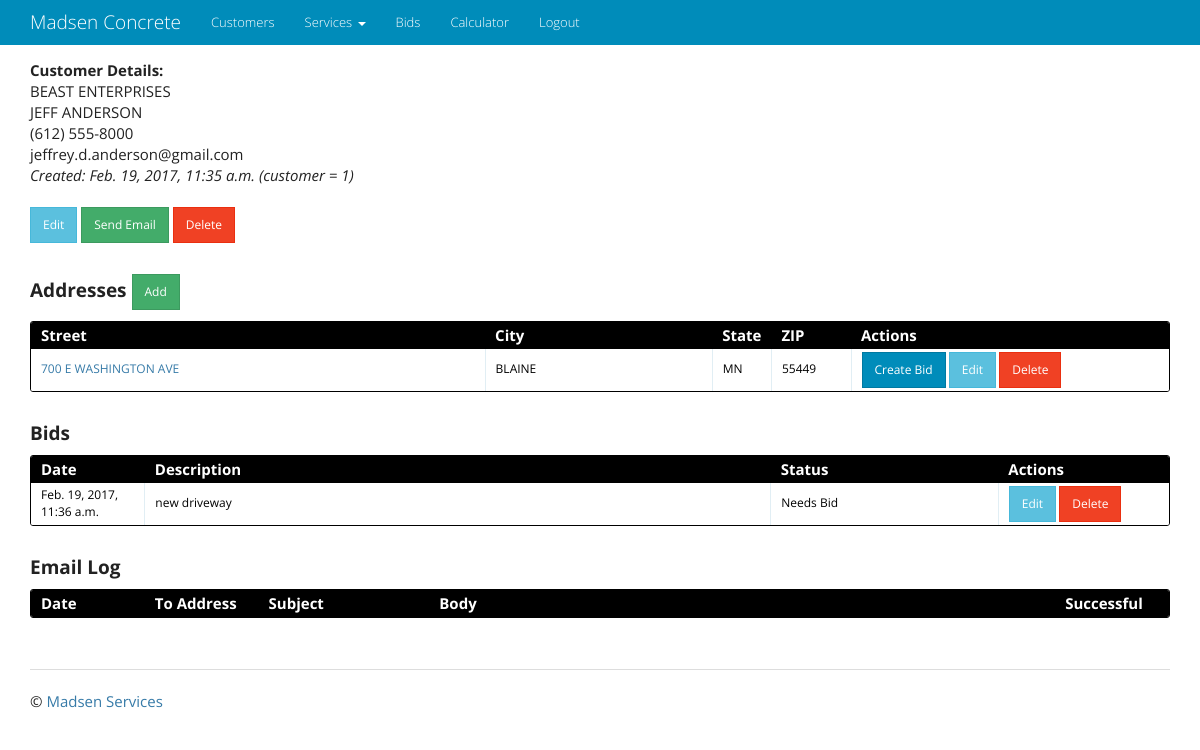
/customer/1/ (signed in), run on an earlier commit of the app's database.
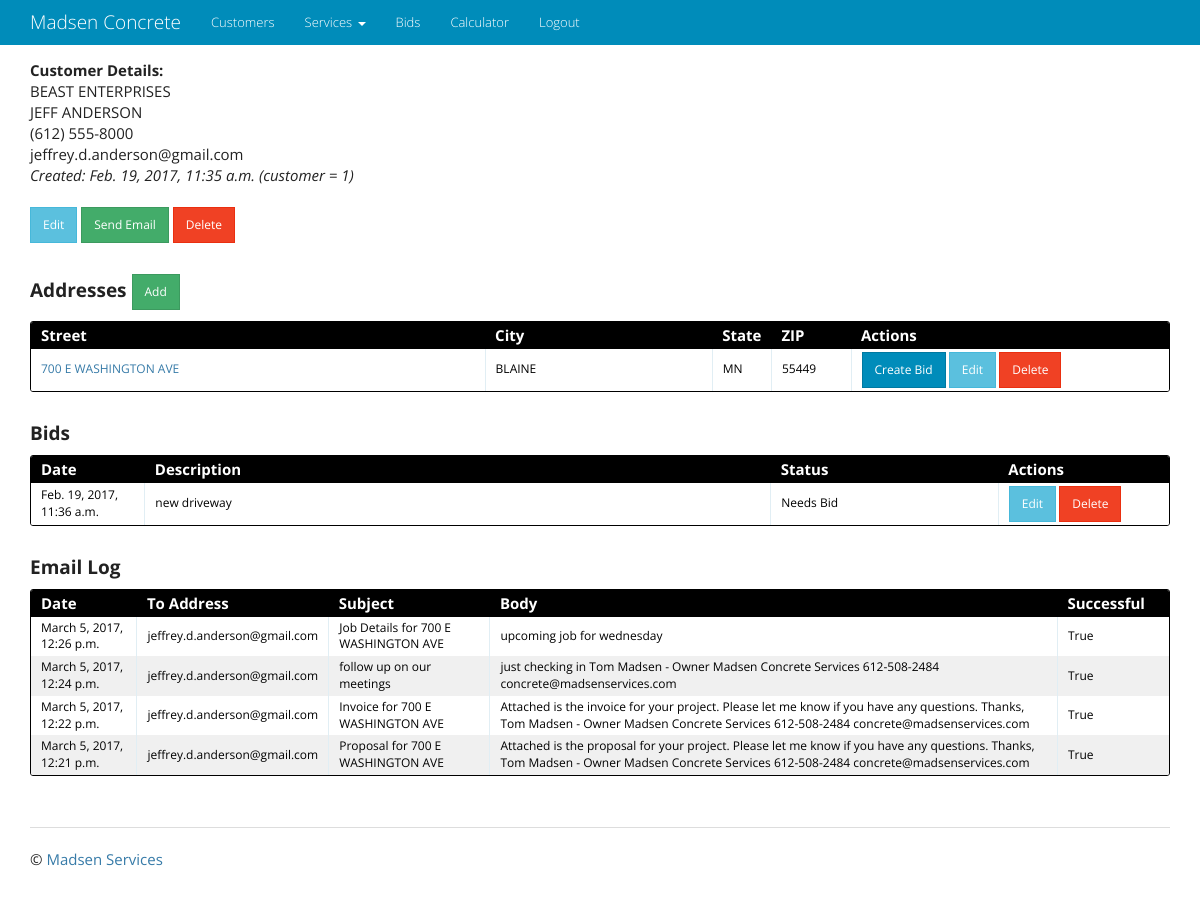
And on a later commit of the database.
### address/models.py (models this page shows, shortened)
class Address(models.Model):
    street = models.CharField(max_length=128, blank=True, help_text="Enter the street address")
    city = models.CharField(max_length=50, blank=True, help_text="Enter the city")
    state = models.CharField(max_length=2, blank=True, help_text="Enter the 2 digit state abbreviation")
    zip = models.CharField(max_length=5, blank=True, help_text="Enter the 5 digit zipcode")
    customer = models.ForeignKey('customer.Customer', on_delete=models.CASCADE)
    class Meta:
        verbose_name_plural = 'Addresses'

### bid/models.py (models this page shows, shortened)
class Bid(models.Model):
    description = models.CharField(max_length=2000)
    notes = models.CharField(max_length=2000, blank=True)
    timestamp = models.DateTimeField(auto_now_add=True)
    customer = models.ForeignKey('customer.Customer', on_delete=models.CASCADE)
    address = models.ForeignKey('address.Address')
    scheduled_bid_date = models.DateTimeField(null=True, blank=True)
    tentative_start = models.DateField(null=True, blank=True)
    actual_start = models.DateField(null=True, blank=True)
    completion_date = models.DateField(null=True, blank=True)
    custom_down_payment = models.FloatField(null=True, blank=True,
                                            verbose_name='Custom Down Payment: Blank means default down payment. '
                                                         'Enter -1 for no down payment or any other value for custom '
                                                         'down payment')
    status = models.CharField(max_length=2000, choices=BID_STATUS, default='Needs Bid')
    billto_name = models.CharField(max_length=100, blank=True, verbose_name='Alternative Bill To Name')
    billto_street = models.CharField(max_length=100, blank=True, verbose_name='Alternative Bill To Street')
    billto_city_st_zip = models.CharField(max_length=100, blank=True, verbose_name="Alternative Bill To City, ST, ZIP")
    billto_telephone = models.CharField(max_length=10, blank=True, verbose_name="Alternative Bill To Telephone Number")
    class Meta:
        verbose_name_plural = 'Bids'
    def get_absolute_url(self):
        return reverse('bid_app:bid_detail', kwargs={'pk': self.id})

### send_email/models.py (models this page shows, shortened)
class EmailLog(models.Model):
    timestamp = models.DateTimeField(auto_now_add=True)
    to_address = models.CharField(max_length=50)
    subject = models.CharField(max_length=200)
    body = models.CharField(max_length=2000)
    successful = models.BooleanField()
    customer = models.ForeignKey('customer.Customer', on_delete=models.CASCADE)
    class Meta:
        ordering = ['-timestamp']

### customer/views.py (the view)
# urls.py: url(r'^(?P<pk>\d+)/$', CustomerDetail.as_view(), name='customer_detail'),
class CustomerDetail(LoginRequiredMixin, DetailView):
    model = Customer
    def get_context_data(self, **kwargs):
        context = super(CustomerDetail, self).get_context_data(**kwargs)
        context['addresses'] = Address.objects.filter(customer_id=self.kwargs['pk'])
        context['bids'] = Bid.objects.filter(customer_id=self.kwargs['pk'])
        context['emails'] = EmailLog.objects.filter(customer_id=self.kwargs['pk'])
        return context

### customer/templatetags/format_telephone.py (called while the page is built)
@register.filter
def format_telephone(value):
    if len(value) == 10:
        value = "({}) {}-{}".format(value[:3], value[3:6], value[6:])
    return value

### customer/templatetags/urlify.py (called while the page is built)
@register.filter
def urlify(value):
    value = quote_plus(value)
    return value

### templates/customer/customer_detail.html
{% extends "base.html" %}
{% load urlify %}
{% load format_telephone %}
{% block content %}
<strong>Customer Details:</strong><br>
{% if customer.company_name %}{{ customer.company_name }}<br>{% endif %}
{{ object.first_name }} {{ object.last_name }}<br>
{{ object.telephone|format_telephone }}<br>
{{ object.email }}<br>
<em>Created: {{ object.created_date }} (customer = {{ object.pk }})</em><br><br>
<a href="{% url 'customer_app:customer_update' pk=object.pk %}" class="btn btn-sm btn-info"
   role="button">Edit</a>
<a href="{% url 'send_email_app:general_email_create' customer_id=object.pk %}"
   class="btn btn-sm btn-success" role="button">Send Email</a>
<a href="{% url 'customer_app:customer_delete' pk=object.pk %}" class="btn btn-sm btn-danger"
   role="button">Delete</a>
<div class="entries">
  <h4><br><strong>Addresses </strong><a href="{% url 'address_app:address_create' customer=object.pk %}"
                                    class="btn btn-sm btn-success" role="button">Add</a></h4>
  <div class="datagrid">
    <table>
      <thead>
        <tr>
          <th width="40%"><strong>Street</strong></th>
          <th width="20%"><strong>City</strong></th>
          <th width="5%"><strong>State</strong></th>
          <th width="7%"><strong>ZIP</strong></th>
          <th width="28%"><strong>Actions</strong></th>
        </tr>
      </thead>
      {% for address in addresses %}
        <tr style="{% cycle 'background: white' 'background: #F0F0F0' %}">
            <td>
                <a href="https://www.google.com/maps/place/{{ address.street|urlify|add:'+'|add:address.zip }}"
                   target="_blank">{{ address.street }}</a></td>
            <td>{{ address.city }}</td>
            <td>{{ address.state}}</td>
            <td>{{ address.zip}}</td>
            <td>
                <a href="{% url 'bid_app:bid_create' address=address.pk %}" class="btn btn-sm btn-primary">Create Bid</a>
                <a href="{% url 'address_app:address_update' pk=address.pk %}" class="btn btn-sm btn-info">Edit</a>
                <a href="{% url 'address_app:address_delete' pk=address.pk %}" class="btn btn-sm btn-danger">Delete</a>
            </td>
        </tr>
      {% endfor %}
    </table>
  </div>
</div>
<br>
<div class="entries">
  <h4><strong>Bids</strong></h4>
  <div class="datagrid">
    <table>
      <thead>
        <tr>
          <th width="10%"><strong>Date</strong></th>
          <th width="55%"><strong>Description</strong></th>
          <th width="20%"><strong>Status</strong></th>
          <th width="15%"><strong>Actions</strong></th>
        </tr>
      </thead>
      {% for bid in bids %}
      <tr style="{% cycle 'background: white' 'background: #F0F0F0' %}">
          <td>{{ bid.timestamp }}</td>
          <td>{{ bid.description }}</a></td>
          <td>{{ bid.status }}</td>
          <td>
              <a href="{{ bid.get_absolute_url }}" class="btn btn-sm btn-info">Edit</a>
              <a href="{% url 'bid_app:bid_delete' pk=bid.pk %}" class="btn btn-sm btn-danger">Delete</a>
          </td>
      </tr>
      {% endfor %}
    </table>
  </div>
</div>
<br>
<div class="entries">
  <h4><strong>Email Log</strong></h4>
  <div class="datagrid">
    <table>
      <thead>
        <tr>
          <th width="10%"><strong>Date</strong></th>
          <th width="10%"><strong>To Address</strong></th>
          <th width="15%"><strong>Subject</strong></th>
          <th width="55%"><strong>Body</strong></th>
          <th width="10%"><strong>Successful</strong></th>
        </tr>
      </thead>
      {% for email in emails %}
      <tr style="{% cycle 'background: white' 'background: #F0F0F0' %}">
          <td>{{ email.timestamp }}</td>
          <td>{{ email.to_address }}</td>
          <td>{{ email.subject }}</a></td>
          <td>{{ email.body }}</td>
          {% if not email.successful %}<td style="color:red">{% else %}<td>{% endif %}{{ email.successful }}</td>
      </tr>
      {% endfor %}
    </table>
  </div>
</div>
{% endblock content %}

What changed in the data, as far as the page shows it:
added EmailLog: timestamp "March 5, 2017, 12:26 p.m.", to_address "jeffrey.d.anderson@gmail.com", subject "Job Details for 700 E WASHINGTON AVE", body "upcoming job for wednesday", successful "True"
added EmailLog: timestamp "March 5, 2017, 12:24 p.m.", to_address "jeffrey.d.anderson@gmail.com", subject "follow up on our meetings", body "just checking in Tom Madsen - Owner Madsen Concrete Services 612-508-2484 concrete@madsenservices.com", successful "True"
added EmailLog: timestamp "March 5, 2017, 12:22 p.m.", to_address "jeffrey.d.anderson@gmail.com", subject "Invoice for 700 E WASHINGTON AVE", body "Attached is the invoice for your project. Please let me know if you have any questions. Thanks, Tom Madsen - Owner Madsen Concrete Services 612-508-2484 concrete@madsenservices.com", successful "True"
added EmailLog: timestamp "March 5, 2017, 12:21 p.m.", to_address "jeffrey.d.anderson@gmail.com", subject "Proposal for 700 E WASHINGTON AVE", body "Attached is the proposal for your project. Please let me know if you have any questions. Thanks, Tom Madsen - Owner Madsen Concrete Services 612-508-2484 concrete@madsenservices.com", successful "True"
